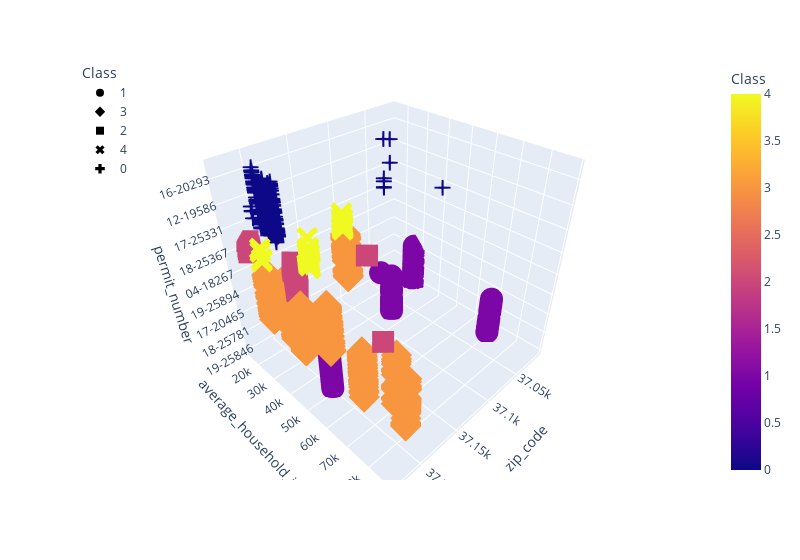

The code cell stored with this chart in its notebook:
### Code cell
fig = px.scatter_3d(clustered_df, x="zip_code", y="average_household_income", z="permit_number", color="Class", symbol="Class", width=800, hover_name="zip_code", hover_data=["permit_number"])
fig.update_layout(legend=dict(x=0, y=1))
fig.show()

### Figure 1 — Plotly figure (JSON) as saved in the notebook; plotly's stock layout.template omitted (floating-point values rounded to 4 significant figures; data arrays with more than 128 entries replaced by an {"elided": "..."} marker saying what was removed)
{"data": [{"hovertemplate": "<b>%{hovertext}</b><br><br>Class=%{marker.color}<br>zip_code=%{x}<br>average_household_income=%{y}<br>permit_number=%{z}<extra></extra>", "hovertext": {"elided": "332 int values"}, "legendgroup": "1", "marker": {"color": {"elided": "332 int values"}, "coloraxis": "coloraxis", "symbol": "circle"}, "mode": "markers", "name": "1", "scene": "scene", "showlegend": true, "type": "scatter3d", "x": {"elided": "332 int values"}, "y": {"elided": "332 int values"}, "z": {"elided": "332 str values"}}, {"hovertemplate": "<b>%{hovertext}</b><br><br>Class=%{marker.color}<br>zip_code=%{x}<br>average_household_income=%{y}<br>permit_number=%{z}<extra></extra>", "hovertext": {"elided": "360 int values"}, "legendgroup": "3", "marker": {"color": {"elided": "360 int values"}, "coloraxis": "coloraxis", "symbol": "diamond"}, "mode": "markers", "name": "3", "scene": "scene", "showlegend": true, "type": "scatter3d", "x": {"elided": "360 int values"}, "y": {"elided": "360 int values"}, "z": {"elided": "360 str values"}}, {"hovertemplate": "<b>%{hovertext}</b><br><br>Class=%{marker.color}<br>zip_code=%{x}<br>average_household_income=%{y}<br>permit_number=%{z}<extra></extra>", "hovertext": {"elided": "141 int values"}, "legendgroup": "2", "marker": {"color": {"elided": "141 int values"}, "coloraxis": "coloraxis", "symbol": "square"}, "mode": "markers", "name": "2", "scene": "scene", "showlegend": true, "type": "scatter3d", "x": {"elided": "141 int values"}, "y": {"elided": "141 int values"}, "z": {"elided": "141 str values"}}, {"hovertemplate": "<b>%{hovertext}</b><br><br>Class=%{marker.color}<br>zip_code=%{x}<br>average_household_income=%{y}<br>permit_number=%{z}<extra></extra>", "hovertext": [37201, 37201, 37138, 37201, 37201, 37201, 37201, 37201, 37201, 37189, 37201, 37201, 37138, 37201, 37201, 37201, 37201, 37201, 37201, 37138, 37201, 37201, 37201, 37201, 37201, 37201, 37201, 37138, 37201, 37228, 37201, 37201, 37201, 37138, 37201, 37201, 37201, 37201, 37201, 37201, 37201, 37201, 37201, 37228, 37201, 37201, 37201, 37138, 37201, 37201, 37201, 37189, 37201, 37201, 37201, 37201, 37201, 37201, 37201, 37201, 37201, 37201, 37201, 37138, 37201, 37201, 37201, 37201, 37201, 37201, 37201, 37201, 37138, 37138, 37138, 37201, 37201, 37138, 37201, 37138, 37201, 37201, 37201, 37201, 37201, 37201, 37201, 37201, 37201, 37228, 37201, 37201, 37201, 37201, 37201, 37201, 37201, 37201, 37201, 37201, 37201, 37201, 37201, 37201, 37201, 37201, 37201, 37201, 37138, 37201, 37228, 37138, 37138, 37201, 37201, 37189, 37201, 37201, 37201, 37201, 37201, 37201, 37201, 37201], "legendgroup": "4", "marker": {"color": [4, 4, 4, 4, 4, 4, 4, 4, 4, 4, 4, 4, 4, 4, 4, 4, 4, 4, 4, 4, 4, 4, 4, 4, 4, 4, 4, 4, 4, 4, 4, 4, 4, 4, 4, 4, 4, 4, 4, 4, 4, 4, 4, 4, 4, 4, 4, 4, 4, 4, 4, 4, 4, 4, 4, 4, 4, 4, 4, 4, 4, 4, 4, 4, 4, 4, 4, 4, 4, 4, 4, 4, 4, 4, 4, 4, 4, 4, 4, 4, 4, 4, 4, 4, 4, 4, 4, 4, 4, 4, 4, 4, 4, 4, 4, 4, 4, 4, 4, 4, 4, 4, 4, 4, 4, 4, 4, 4, 4, 4, 4, 4, 4, 4, 4, 4, 4, 4, 4, 4, 4, 4, 4, 4], "coloraxis": "coloraxis", "symbol": "x"}, "mode": "markers", "name": "4", "scene": "scene", "showlegend": true, "type": "scatter3d", "x": [37201, 37201, 37138, 37201, 37201, 37201, 37201, 37201, 37201, 37189, 37201, 37201, 37138, 37201, 37201, 37201, 37201, 37201, 37201, 37138, 37201, 37201, 37201, 37201, 37201, 37201, 37201, 37138, 37201, 37228, 37201, 37201, 37201, 37138, 37201, 37201, 37201, 37201, 37201, 37201, 37201, 37201, 37201, 37228, 37201, 37201, 37201, 37138, 37201, 37201, 37201, 37189, 37201, 37201, 37201, 37201, 37201, 37201, 37201, 37201, 37201, 37201, 37201, 37138, 37201, 37201, 37201, 37201, 37201, 37201, 37201, 37201, 37138, 37138, 37138, 37201, 37201, 37138, 37201, 37138, 37201, 37201, 37201, 37201, 37201, 37201, 37201, 37201, 37201, 37228, 37201, 37201, 37201, 37201, 37201, 37201, 37201, 37201, 37201, 37201, 37201, 37201, 37201, 37201, 37201, 37201, 37201, 37201, 37138, 37201, 37228, 37138, 37138, 37201, 37201, 37189, 37201, 37201, 37201, 37201, 37201, 37201, 37201, 37201], "y": [43340, 43340, 33107, 43340, 43340, 43340, 43340, 43340, 43340, 37674, 43340, 43340, 33107, 43340, 43340, 43340, 43340, 43340, 43340, 33107, 43340, 43340, 43340, 43340, 43340, 43340, 43340, 33107, 43340, 32253, 43340, 43340, 43340, 33107, 43340, 43340, 43340, 43340, 43340, 43340, 43340, 43340, 43340, 32253, 43340, 43340, 43340, 33107, 43340, 43340, 43340, 37674, 43340, 43340, 43340, 43340, 43340, 43340, 43340, 43340, 43340, 43340, 43340, 33107, 43340, 43340, 43340, 43340, 43340, 43340, 43340, 43340, 33107, 33107, 33107, 43340, 43340, 33107, 43340, 33107, 43340, 43340, 43340, 43340, 43340, 43340, 43340, 43340, 43340, 32253, 43340, 43340, 43340, 43340, 43340, 43340, 43340, 43340, 43340, 43340, 43340, 43340, 43340, 43340, 43340, 43340, 43340, 43340, 33107, 43340, 32253, 33107, 33107, 43340, 43340, 37674, 43340, 43340, 43340, 43340, 43340, 43340, 43340, 43340], "z": ["20-26461", "19-26208", "19-26306", "19-25996", "19-25980", "18-25793", "20-26495", "20-26534", "19-26099", "19-26062", "21-27083", "20-26531", "20-26437", "20-26481", "19-26211", "19-26142", "19-26028", "19-26219", "19-26220", "20-26852", "20-26749", "20-26752", "19-26105", "19-26301", "19-26400", "20-26424", "20-26516", "20-26957", "20-26832", "20-26540", "20-26737", "20-26958", "19-26405", "20-27024", "20-26870", "20-26954", "19-25831", "14-19895", "13-19783", "09-19135", "17-29412", "13-19719", "09-18944", "17-20489", "12-19439", "11-19258", "18-25575", "15-20116", "20-26867", "20-26871", "12-19509", "12-19513", "16-20379", "15-00981", "17-20485", "17-20476", "04-00724", "14-20034", "18-25536", "06-18592", "18-25714", "17-25103", "17-25044", "18-25598", "18-25703", "18-25354", "18-25558", "18-25759", "17-25177", "07-18613", "18-25611", "98-17277", "16-20247", "02-00639", "08-00847", "12-19441", "15-20134", "18-25523", "17-25301", "16-20309", "14-19879", "16-20328", "17-20414", "18-25622", "13-19792", "13-19814", "04-18269", "19-25970", "18-25573", "14-00965", "07-18706", "17-25331", "18-25789", "19-25976", "18-25624", "14-19929", "12-19636", "08-18804", "16-20395", "18-25403", "17-10378", "18-25534", "15-20131", "18-25562", "15-20192", "18-25784", "18-25690", "15-20063", "10-19225", "15-20080", "04-18230", "14-19869", "19-25861", "18-25474", "13-19818", "15-20039", "95-16442", "14-19950", "18-25391", "17-20492", "15-20099", "20-26779", "19-26378", "D21-27223"]}, {"hovertemplate": "<b>%{hovertext}</b><br><br>Class=%{marker.color}<br>zip_code=%{x}<br>average_household_income=%{y}<br>permit_number=%{z}<extra></extra>", "hovertext": {"elided": "347 int values"}, "legendgroup": "0", "marker": {"color": {"elided": "347 int values"}, "coloraxis": "coloraxis", "symbol": "cross"}, "mode": "markers", "name": "0", "scene": "scene", "showlegend": true, "type": "scatter3d", "x": {"elided": "347 int values"}, "y": {"elided": "347 int values"}, "z": {"elided": "347 str values"}}], "layout": {"coloraxis": {"colorbar": {"title": {"text": "Class"}}, "colorscale": [[0, "#0d0887"], [0.1111, "#46039f"], [0.2222, "#7201a8"], [0.3333, "#9c179e"], [0.4444, "#bd3786"], [0.5556, "#d8576b"], [0.6667, "#ed7953"], [0.7778, "#fb9f3a"], [0.8889, "#fdca26"], [1, "#f0f921"]]}, "legend": {"title": {"text": "Class"}, "tracegroupgap": 0, "x": 0, "y": 1}, "margin": {"t": 60}, "scene": {"domain": {"x": [0, 1], "y": [0, 1]}, "xaxis": {"title": {"text": "zip_code"}}, "yaxis": {"title": {"text": "average_household_income"}}, "zaxis": {"title": {"text": "permit_number"}}}, "width": 800}}
